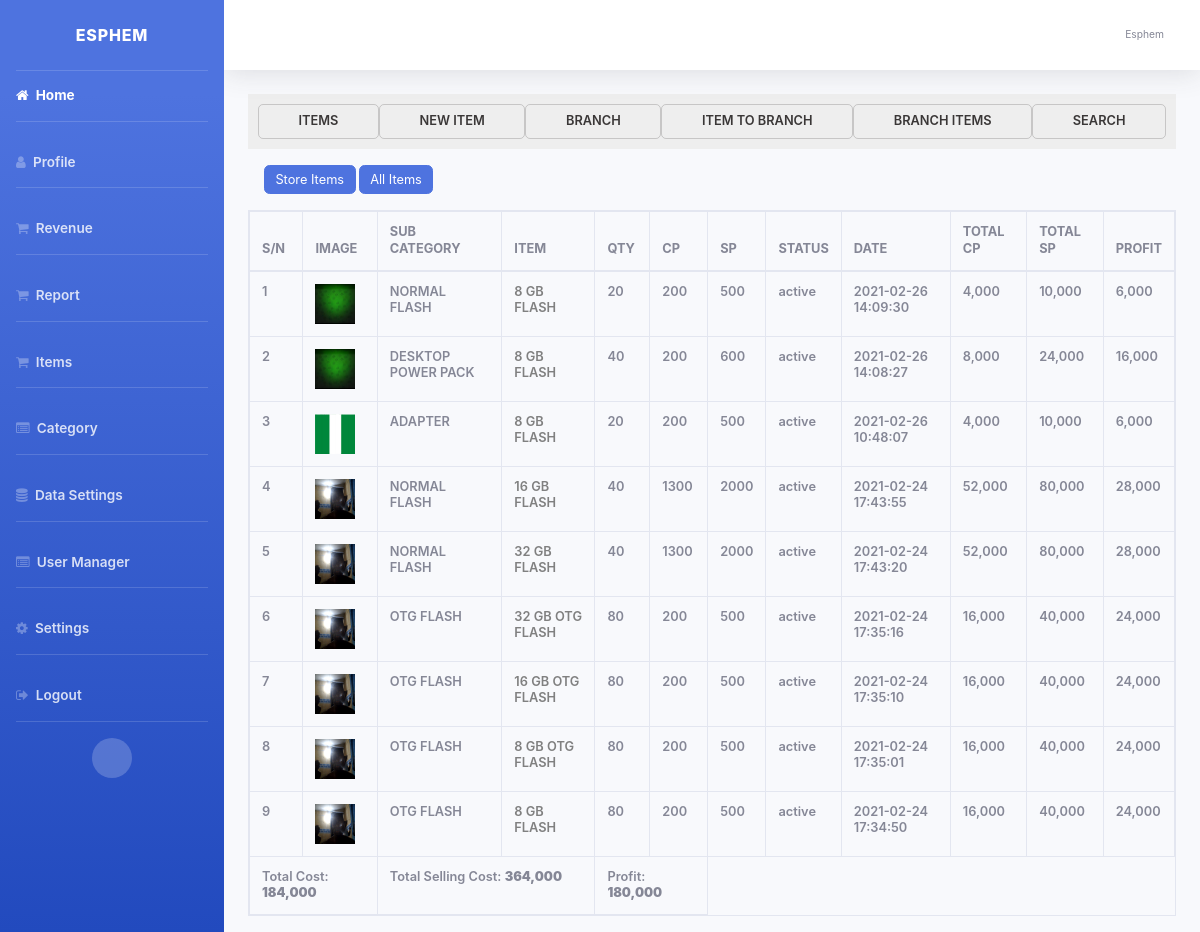
Screenshot of /dashboard/?p=items (signed in) with the database file from the repository.
### tables this page shows
CREATE TABLE `items` (
  `id` int(11) NOT NULL,
  `category_id` int(11) NOT NULL,
  `sub_category_id` int(11) NOT NULL,
  `name` varchar(255) NOT NULL,
  `qty` int(11) NOT NULL,
  `cost_price` int(11) NOT NULL,
  `selling_price` int(11) NOT NULL,
  `image` text NOT NULL,
  `user_id` int(11) NOT NULL,
  `status` varchar(50) NOT NULL DEFAULT 'active',
  `date` timestamp NOT NULL DEFAULT current_timestamp() ON UPDATE current_timestamp()
);

CREATE TABLE `sub_category` (
  `id` int(11) NOT NULL,
  `category_id` int(11) NOT NULL,
  `sub_category_name` varchar(255) NOT NULL,
  `user_id` int(11) NOT NULL,
  `date` timestamp NOT NULL DEFAULT current_timestamp()
);

### dashboard/control/items.php (the view, shortened to what this page needs)
<div class="item" id="item">
    <div class="item-link-container" id="item-link-container">
        <div>
            <a href="?p=items" class="item-link" id="items">ITEMS</a>
        </div>
        <div>
            <a class="item-link" name="p-link" id="newitem">NEW ITEM</a>
        </div>
        <div>
            <a class="item-link" name="p-link" id="createbranch"> BRANCH</a>
        </div>
        <div>
            <a class="item-link" name="p-link" id="itemtobranch">ITEM TO BRANCH</a>
        </div>
        <div>
            <a class="item-link" name="p-link" id="branchitems">BRANCH ITEMS</a>
        </div>
        <div>
            <a class="item-link" name="p-link" id="search">SEARCH</a>
        </div>
    </div>
    <div class="show-item mt-3" id="show-item">
        <div class="item-more m-3" id="item-more">
            <button class="btn btn-primary" name="btn-item-more" id="store-items">Store Items</button>  <button class="btn btn-primary" name="btn-item-more" id="all-items">All Items</button>
        </div>
      <div class="sub-show" id="sub-show">
      <?php
            $iQuery = mysqli_query($conn, "SELECT * FROM `items` ORDER BY date DESC");
            if (!$iQuery) {
                die(("FAILD TO FETCH ITEMS ").mysqli_error($conn));
            }else if(mysqli_num_rows($iQuery)){
                echo '
                <table class="table table-bordered table-responsive">
                <thead>
                    <tr>
                        <th>S/N</th>
                        <th>IMAGE</th>
                        <th>SUB CATEGORY</th>
                        <th>ITEM</th>
                        <th>QTY</th>
                        <th>CP</th>
                        <th>SP</th>
                        <th>STATUS</th>
                        <th>DATE</th>
                        <th>TOTAL CP</th>
                        <th>TOTAL SP</th>
                        <th>PROFIT</th>
                    </tr>
                </thead>
                <tbody>
                ';
                $sn = 0;
                $totalCostPrice = 0;
                $totalSellingPrice = 0;
                while ($row = mysqli_fetch_assoc($iQuery)) {
                    $sn++;
                    $id = $row['id'];
                    $sCatId = $row['sub_category_id'];
                    $itemName = strtoupper($row['name']);
                    $qty = $row['qty'];
                    $cp = $row['cost_price'];
                    $sp =$row['selling_price'];
                    $image = $row['image'];
                    $status = $row['status'];
                    $date = $row['date'];
                    $tCp = $qty*$cp;
                    $tSp = $qty*$sp;
                    $profit = $tSp-$tCp;
                    $totalCostPrice += $tCp;
                    $totalSellingPrice +=$tSp;
                    $p = $_SESSION['ePhone'];
                     $sCatNameQuery = mysqli_query($conn, "SELECT sub_category_name FROM sub_category WHERE id=$sCatId");
                    if (!$sCatNameQuery) {
                        die("FAILED TO VERIFY CATEGORY");
                    }else{
                        $sCatName = strtoupper( mysqli_fetch_assoc($sCatNameQuery)['sub_category_name']);
                    }
                    echo "
                        <tr>
                            <td>$sn</td>
                            <td><img src='../users/sydeestack_$p/$image' alt='' style='width: 40px; height: 40px'></td>
                            <td>$sCatName</td>
                            <td><a href='' name='itemaction' id='$id'>$itemName</a></td>
                            <td>$qty</td>
                            <td>$cp</td>
                            <td>$sp</td>
                            <td>$status</td>
                            <td>$date</td>";
                            ?>
                            <td><?php echo number_format($tCp); ?></td>
                            <td><?php echo number_format($tSp); ?></td>
                            <td> <?php echo number_format($profit); ?></td>
                            <?php
                            echo "</tr>
                    ";
                }
                $totalProfit = number_format($totalSellingPrice - $totalCostPrice);
                $totalCostPrice = number_format($totalCostPrice);
                $totalSellingPrice = number_format($totalSellingPrice);
                echo "
                     <tr>
                        <td colspan='2'>Total Cost: <strong>$totalCostPrice</strong></td>
                        <td colspan='2'>Total Selling Cost: <strong>$totalSellingPrice</strong></td>
                        <td colspan='2'>Profit: <strong>$totalProfit</strong></td>
                    </tr>
                </tbody>
            </table>";
            }else{
                echo ("NO ITEM UPLOADED YET ");
            }
        ?>
       </div>
    </div>
</div>

### dashboard/css/style.css (style rules this page uses)
* { margin: 0; padding: 0; box-sizing: border-box; }
#item-link-container { text-align: center; padding: 10px; display: flex; flex-wrap: wrap; background-color: #eee; justify-content: space-around; align-items: center; }
#item-link-container div { flex-grow: 1; display: flex; justify-items: center; justify-content: center; }
#item-link-container div a { display: block; align-self: center; }
a, a:hover, a:active, a:focus { text-decoration: none; cursor: pointer; color: gray; }
.item-link { color: #3a3737; height: 100%; width: 100%; display: block; padding: 8px; border: solid #8f8d8d69 0.15px; border-radius: 5px; }
#show-item { width: 100%; }
#item-more { width: 100%; }

### rows the page displays
items: image (picture), sub_category.sub_category_name "NORMAL FLASH", name "8 GB FLASH", qty "20", cost_price "200", selling_price "500", status "active", date "2021-02-26 14:09:30", tCp "4,000", tSp "10,000", profit "6,000"
items: image (picture), sub_category.sub_category_name "DESKTOP POWER PACK", name "8 GB FLASH", qty "40", cost_price "200", selling_price "600", status "active", date "2021-02-26 14:08:27", tCp "8,000", tSp "24,000", profit "16,000"
items: image (picture), sub_category.sub_category_name "ADAPTER", name "8 GB FLASH", qty "20", cost_price "200", selling_price "500", status "active", date "2021-02-26 10:48:07", tCp "4,000", tSp "10,000", profit "6,000"
items: image (picture), sub_category.sub_category_name "NORMAL FLASH", name "16 GB FLASH", qty "40", cost_price "1300", selling_price "2000", status "active", date "2021-02-24 17:43:55", tCp "52,000", tSp "80,000", profit "28,000"
items: image (picture), sub_category.sub_category_name "NORMAL FLASH", name "32 GB FLASH", qty "40", cost_price "1300", selling_price "2000", status "active", date "2021-02-24 17:43:20", tCp "52,000", tSp "80,000", profit "28,000"
items: image (picture), sub_category.sub_category_name "OTG FLASH", name "32 GB OTG FLASH", qty "80", cost_price "200", selling_price "500", status "active", date "2021-02-24 17:35:16", tCp "16,000", tSp "40,000", profit "24,000"
items: image (picture), sub_category.sub_category_name "OTG FLASH", name "16 GB OTG FLASH", qty "80", cost_price "200", selling_price "500", status "active", date "2021-02-24 17:35:10", tCp "16,000", tSp "40,000", profit "24,000"
items: image (picture), sub_category.sub_category_name "OTG FLASH", name "8 GB OTG FLASH", qty "80", cost_price "200", selling_price "500", status "active", date "2021-02-24 17:35:01", tCp "16,000", tSp "40,000", profit "24,000"
items: image (picture), sub_category.sub_category_name "OTG FLASH", name "8 GB FLASH", qty "80", cost_price "200", selling_price "500", status "active", date "2021-02-24 17:34:50", tCp "16,000", tSp "40,000", profit "24,000"

### other values shown
$totalCostPrice "184,000"
$totalSellingPrice "364,000"
$totalProfit "180,000"
